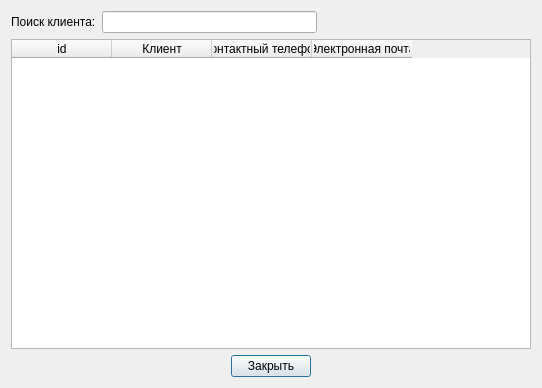
<?xml version="1.0" encoding="UTF-8"?>
<ui version="4.0">
 <class>ClientsForm</class>
 <widget class="QDialog" name="ClientsForm">
  <property name="windowModality">
   <enum>Qt::WindowModal</enum>
  </property>
  <property name="geometry">
   <rect>
    <x>0</x>
    <y>0</y>
    <width>542</width>
    <height>388</height>
   </rect>
  </property>
  <property name="windowTitle">
   <string>ClientsForm</string>
  </property>
  <layout class="QVBoxLayout" name="verticalLayout">
   <item>
    <layout class="QHBoxLayout" name="horizontalLayout">
     <item>
      <widget class="QLabel" name="searchLabel">
       <property name="text">
        <string>Поиск клиента:</string>
       </property>
      </widget>
     </item>
     <item>
      <widget class="QLineEdit" name="searchLineEdit"/>
     </item>
     <item>
      <spacer name="horizontalSpacer_3">
       <property name="orientation">
        <enum>Qt::Horizontal</enum>
       </property>
       <property name="sizeHint" stdset="0">
        <size>
         <width>40</width>
         <height>20</height>
        </size>
       </property>
      </spacer>
     </item>
    </layout>
   </item>
   <item>
    <widget class="QTableWidget" name="clientsTable">
     <property name="contextMenuPolicy">
      <enum>Qt::CustomContextMenu</enum>
     </property>
     <property name="alternatingRowColors">
      <bool>true</bool>
     </property>
     <property name="selectionMode">
      <enum>QAbstractItemView::SingleSelection</enum>
     </property>
     <property name="selectionBehavior">
      <enum>QAbstractItemView::SelectRows</enum>
     </property>
     <property name="verticalScrollMode">
      <enum>QAbstractItemView::ScrollPerPixel</enum>
     </property>
     <property name="horizontalScrollMode">
      <enum>QAbstractItemView::ScrollPerPixel</enum>
     </property>
     <property name="sortingEnabled">
      <bool>true</bool>
     </property>
     <column>
      <property name="text">
       <string>id</string>
      </property>
     </column>
     <column>
      <property name="text">
       <string>Клиент</string>
      </property>
     </column>
     <column>
      <property name="text">
       <string>Контактный телефон</string>
      </property>
     </column>
     <column>
      <property name="text">
       <string>Электронная почта</string>
      </property>
     </column>
    </widget>
   </item>
   <item>
    <layout class="QHBoxLayout" name="horizontalLayout_2">
     <item>
      <spacer name="horizontalSpacer">
       <property name="orientation">
        <enum>Qt::Horizontal</enum>
       </property>
       <property name="sizeHint" stdset="0">
        <size>
         <width>40</width>
         <height>20</height>
        </size>
       </property>
      </spacer>
     </item>
     <item>
      <widget class="QPushButton" name="closeBtn">
       <property name="text">
        <string>Закрыть</string>
       </property>
      </widget>
     </item>
     <item>
      <spacer name="horizontalSpacer_2">
       <property name="orientation">
        <enum>Qt::Horizontal</enum>
       </property>
       <property name="sizeHint" stdset="0">
        <size>
         <width>40</width>
         <height>20</height>
        </size>
       </property>
      </spacer>
     </item>
    </layout>
   </item>
  </layout>
 </widget>
 <layoutdefault spacing="6" margin="11"/>
 <tabstops>
  <tabstop>searchLineEdit</tabstop>
  <tabstop>clientsTable</tabstop>
  <tabstop>closeBtn</tabstop>
 </tabstops>
 <resources/>
 <connections>
  <connection>
   <sender>searchLineEdit</sender>
   <signal>textEdited(QString)</signal>
   <receiver>ClientsForm</receiver>
   <slot>searchClientSlot()</slot>
   <hints>
    <hint type="sourcelabel">
     <x>239</x>
     <y>21</y>
    </hint>
    <hint type="destinationlabel">
     <x>364</x>
     <y>33</y>
    </hint>
   </hints>
  </connection>
  <connection>
   <sender>closeBtn</sender>
   <signal>clicked()</signal>
   <receiver>ClientsForm</receiver>
   <slot>close()</slot>
   <hints>
    <hint type="sourcelabel">
     <x>290</x>
     <y>368</y>
    </hint>
    <hint type="destinationlabel">
     <x>333</x>
     <y>366</y>
    </hint>
   </hints>
  </connection>
 </connections>
 <slots>
  <slot>searchClientSlot()</slot>
 </slots>
</ui>
